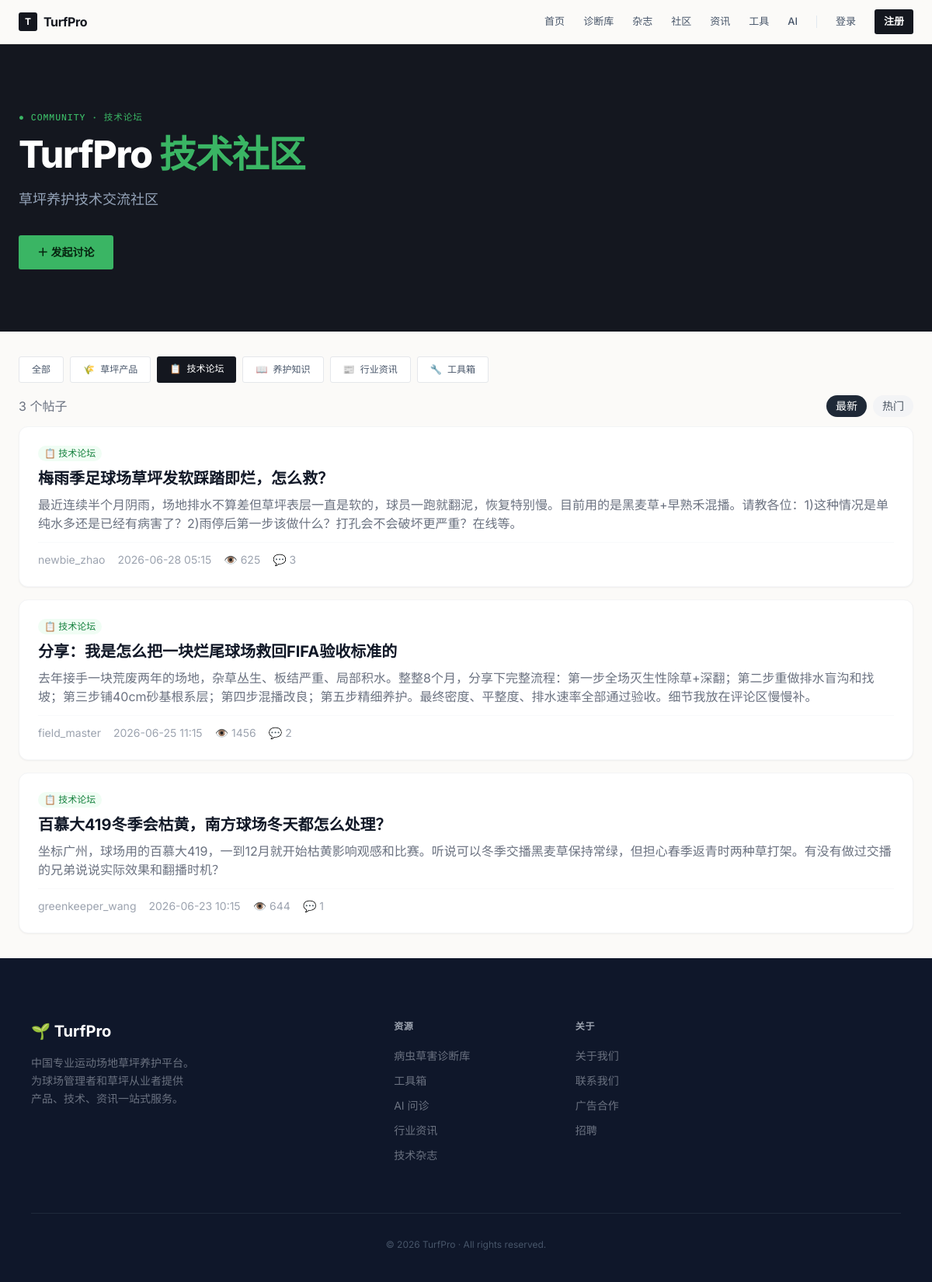
/forum?category=forum, run on the app's committed database.
### models.py (models this page shows, shortened)
class Category(db.Model):
    id = db.Column(db.Integer, primary_key=True)
    name = db.Column(db.String(100), nullable=False)
    slug = db.Column(db.String(100), unique=True, nullable=False)
    description = db.Column(db.Text)
    icon = db.Column(db.String(50))
    display_order = db.Column(db.Integer, default=0)
    subcategories = db.relationship('ProductCategory', backref='main_cat', lazy=True)
    posts = db.relationship('Post', backref='category', lazy=True)

class Post(db.Model):
    id = db.Column(db.Integer, primary_key=True)
    title = db.Column(db.String(200), nullable=False)
    content = db.Column(db.Text, nullable=False)
    image_url = db.Column(db.String(500))
    views = db.Column(db.Integer, default=0)
    is_pinned = db.Column(db.Boolean, default=False)
    is_article = db.Column(db.Boolean, default=False)
    created_at = db.Column(db.DateTime, default=datetime.utcnow)
    updated_at = db.Column(db.DateTime, default=datetime.utcnow, onupdate=datetime.utcnow)
    user_id = db.Column(db.Integer, db.ForeignKey('user.id'), nullable=False)
    category_id = db.Column(db.Integer, db.ForeignKey('category.id'), nullable=False)
    replies = db.relationship('Reply', backref='post', lazy=True, cascade='all,delete-orphan')

class User(UserMixin, db.Model):
    id = db.Column(db.Integer, primary_key=True)
    username = db.Column(db.String(80), unique=True, nullable=False)
    email = db.Column(db.String(120), unique=True, nullable=False)
    password_hash = db.Column(db.String(200), nullable=False)
    phone = db.Column(db.String(20))
    company = db.Column(db.String(200))
    is_admin = db.Column(db.Boolean, default=False)
    created_at = db.Column(db.DateTime, default=datetime.utcnow)
    posts = db.relationship('Post', backref='author', lazy=True)
    orders = db.relationship('Order', backref='user', lazy=True)
    reviews = db.relationship('Review', backref='user', lazy=True)

### routes.py (the view)
@main.route('/forum')
def forum():
    cat_slug = request.args.get('category'); sort = request.args.get('sort','latest')
    if cat_slug:
        cat = Category.query.filter_by(slug=cat_slug).first_or_404()
        posts = Post.query.filter_by(category_id=cat.id)
    else: cat = None; posts = Post.query
    if sort == 'popular': posts = posts.order_by(Post.views.desc())
    else: posts = posts.order_by(Post.created_at.desc())
    return render_template('forum.html', posts=posts.all(), categories=Category.query.order_by(Category.display_order).all(),
                          current_cat=cat, sort=sort)

### routes.py (called while the page is built)
@main.context_processor
def inject_globals():
    return dict(categories=Category.query.order_by(Category.display_order).all(), current_year=datetime.now().year)

### templates/forum.html (shortened to what this page needs)
{% extends "base.html" %}
{% block content %}
<section style="background:#14171f">
    <div class="max-w-7xl mx-auto px-6 py-20">
        <div class="max-w-3xl reveal">
            <div class="eyebrow mb-4" style="color:#3ab564"><span>●</span><span>COMMUNITY · {{ current_cat.name if current_cat else '全部讨论' }}</span></div>
            <h1 class="text-4xl lg:text-5xl font-extrabold text-white tracking-tight mb-5">
                TurfPro <em class="not-italic text-gradient">技术社区</em>
            </h1>
            <p class="text-slate-400 text-base lg:text-lg max-w-xl leading-relaxed mb-8">
                {{ current_cat.description if current_cat else '与全国草坪从业者交流养护技术、场地难题与实战经验。' }}
            </p>
            <a href="/post/new" class="btn btn-accent text-sm !px-6 !py-3">＋ 发起讨论</a>
        </div>
    </div>
</section>
<div>
    <div class="max-w-7xl mx-auto px-6 py-8">
        <div class="flex flex-wrap gap-2 mb-4">
            <a href="/forum" class="px-4 py-2 text-xs font-mono font-medium {% if not current_cat %}bg-ink text-white{% else %}bg-white text-slate-600 border hover:border-ink{% endif %}" style="border-radius:3px">全部</a>
            {% for cat in categories %}
            <a href="/forum?category={{ cat.slug }}" class="px-4 py-2 text-xs font-mono font-medium {% if current_cat and current_cat.id == cat.id %}bg-ink text-white{% else %}bg-white text-slate-600 border hover:border-ink{% endif %}" style="border-radius:3px">{{ cat.icon }} {{ cat.name }}</a>
            {% endfor %}
        </div>
        <div class="flex justify-between items-center mb-3">
            <p class="text-gray-500">{{ posts|length }} 个帖子</p>
            <div class="flex space-x-2">
                <a href="?sort=latest&category={{ current_cat.slug if current_cat else '' }}" class="px-3 py-1 text-sm rounded-full {% if sort == 'latest' or not sort %}bg-gray-800 text-white{% else %}bg-gray-100 text-gray-600{% endif %}">最新</a>
                <a href="?sort=popular&category={{ current_cat.slug if current_cat else '' }}" class="px-3 py-1 text-sm rounded-full {% if sort == 'popular' %}bg-gray-800 text-white{% else %}bg-gray-100 text-gray-600{% endif %}">热门</a>
            </div>
        </div>
        <div class="space-y-4">
            {% for post in posts %}
            <div class="bg-white rounded-xl p-6 shadow-sm border border-gray-100 card-hover">
                <div class="flex items-start justify-between">
                    <div class="flex-1">
                        <div class="flex items-center space-x-2 mb-2">
                            <span class="text-xs bg-green-50 text-green-700 px-2 py-0.5 rounded-full font-medium">{{ post.category.icon }} {{ post.category.name }}</span>
                        </div>
                        <a href="/post/{{ post.id }}" class="text-xl font-bold text-gray-900 hover:text-green-600 mb-2 block">{{ post.title }}</a>
                        <p class="text-gray-500 mb-3">{{ post.content[:150] }}{% if post.content|length > 150 %}...{% endif %}</p>
                    </div>
                </div>
                <div class="flex items-center space-x-4 text-sm text-gray-400 border-t border-gray-50 pt-3">
                    <span>{{ post.author.username }}</span>
                    <span>{{ post.created_at.strftime('%Y-%m-%d %H:%M') }}</span>
                    <span>👁️ {{ post.views }}</span>
                    <span>💬 {{ post.replies|length }}</span>
                </div>
            </div>
            {% else %}
            <div class="text-center py-8 text-gray-400">
                <p class="text-5xl mb-4">📋</p>
                <p class="text-lg">这个版块还没有帖子</p>
                <a href="/post/new" class="text-green-600 font-medium mt-2 inline-block">发布第一条 →</a>
            </div>
            {% endfor %}
        </div>
    </div>
</div>
{% endblock %}

### templates/base.html (style rules this page uses)
:root { --ink: #14171f; --grass: #1f6b3b; --grass-700: #185530; --accent: #3ab564; --sand: #f3f1ee; --cream: #fbfaf8; --line: #e4e2dd; --r: 3px; }
* { border-color: var(--line); }
body { font-family: 'Inter','Noto Sans SC', system-ui, sans-serif; font-weight: 400; color: var(--ink); -webkit-font-smoothing: antialiased; }
h1,h2,h3,h4 { font-family: 'Inter','Noto Sans SC', system-ui, sans-serif; font-weight: 700; letter-spacing: -0.02em; }
.font-mono { font-family: 'IBM Plex Mono', monospace; }
.eyebrow { font-family: 'IBM Plex Mono', monospace; font-size: .72rem; font-weight: 500; letter-spacing: .08em; text-transform: uppercase; color: var(--accent); display: inline-flex; align-items: center; gap: .5rem; }
.text-gradient { color: var(--accent); -webkit-text-fill-color: var(--accent); }
.reveal { opacity: 0; transform: translateY(16px); transition: .5s cubic-bezier(.22,1,.36,1); }
.reveal.visible { opacity: 1; transform: translateY(0); }
.btn { display:inline-flex; align-items:center; justify-content:center; gap:.4rem; padding:.6rem 1.15rem; border-radius: var(--r); font-weight:600; font-size:.85rem; line-height:1; transition: background .18s, color .18s, border-color .18s; }
.btn-accent { background: var(--accent); color:#06230f; }
html { scroll-behavior: smooth; }

### data on the page
Category: name "技术论坛", description "草坪养护技术交流社区", icon "📋"
Category: icon "🌾", name "草坪产品"
Category: icon "📖", name "养护知识"
Category: icon "📰", name "行业资讯"
Category: icon "🔧", name "工具箱"
Post: category.icon "📋", category.name "技术论坛", title "梅雨季足球场草坪发软踩踏即烂，怎么救？", content "最近连续半个月阴雨，场地排水不算差但草坪表层一直是软的，球员一跑就翻泥，恢复特别慢。目前用的是黑麦草+早熟禾混播。请教各位：1)这种情况是单纯水多还是已经有病害了？2)雨停后第一步该做什么？打孔会不会破坏更严重？在线等。", author.username "newbie_zhao", created_at "2026-06-28 05:15", views "625", replies|length "3"
Post: category.icon "📋", category.name "技术论坛", title "分享：我是怎么把一块烂尾球场救回FIFA验收标准的", content "去年接手一块荒废两年的场地，杂草丛生、板结严重、局部积水。整整8个月，分享下完整流程：第一步全场灭生性除草+深翻；第二步重做排水盲沟和找坡；第三步铺40cm砂基根系层；第四步混播改良；第五步精细养护。最终密度、平整度、排水速率全部通过验收。细节我放在评论区慢慢补。", author.username "field_master", created_at "2026-06-25 11:15", views "1456", replies|length "2"
Post: category.icon "📋", category.name "技术论坛", title "百慕大419冬季会枯黄，南方球场冬天都怎么处理？", content "坐标广州，球场用的百慕大419，一到12月就开始枯黄影响观感和比赛。听说可以冬季交播黑麦草保持常绿，但担心春季返青时两种草打架。有没有做过交播的兄弟说说实际效果和翻播时机？", author.username "greenkeeper_wang", created_at "2026-06-23 10:15", views "644", replies|length "1"

### other printed values
{{ posts|length }} "3"
